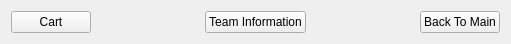
     <widget class="QWidget" name="">
      <property name="geometry">
       <rect>
        <x>20</x>
        <y>420</y>
        <width>511</width>
        <height>32</height>
       </rect>
      </property>
      <layout class="QHBoxLayout" name="horizontalLayout_3">
       <item>
        <widget class="QPushButton" name="cartBttn">
         <property name="text">
          <string>Cart</string>
         </property>
        </widget>
       </item>
       <item>
        <spacer name="horizontalSpacer_2">
         <property name="orientation">
          <enum>Qt::Horizontal</enum>
         </property>
         <property name="sizeHint" stdset="0">
          <size>
           <width>40</width>
           <height>20</height>
          </size>
         </property>
        </spacer>
       </item>
       <item>
        <widget class="QPushButton" name="pushButton_8">
         <property name="text">
          <string>Team Information</string>
         </property>
        </widget>
       </item>
       <item>
        <spacer name="horizontalSpacer">
         <property name="orientation">
          <enum>Qt::Horizontal</enum>
         </property>
         <property name="sizeHint" stdset="0">
          <size>
           <width>40</width>
           <height>20</height>
          </size>
         </property>
        </spacer>
       </item>
       <item>
        <widget class="QPushButton" name="pushButton_5">
         <property name="text">
          <string>Back To Main</string>
         </property>
        </widget>
       </item>
      </layout>
     </widget>
